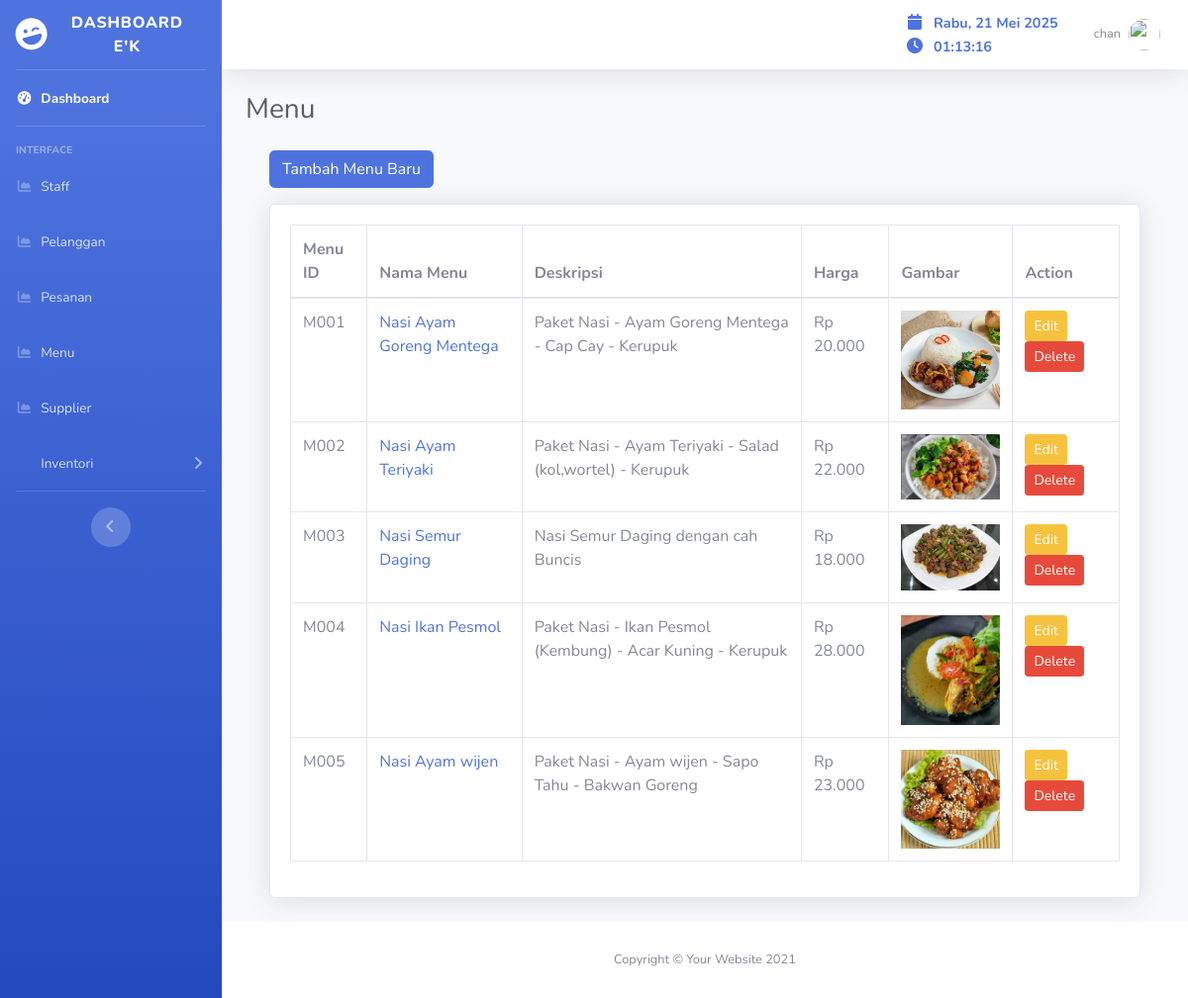
Page /menu.php (signed in) on the committed database.
### tables this page shows
CREATE TABLE `menu` (
  `menuID` varchar(4) NOT NULL,
  `namaMenu` varchar(35) NOT NULL,
  `deskripsi` text NOT NULL,
  `harga` int(10) NOT NULL,
  `gambar` text NOT NULL
);

### menu.php (the view, shortened to what this page needs)
<?php
require_once 'includes/config.php';
require_once 'admin/header.php';
require_once 'admin/navbar.php';
function getMenu() {
    global $conn;
    $query = "SELECT menuID, namaMenu, deskripsi, harga, gambar FROM menu";
    return $conn->query($query);
}
$menuList = getMenu();
?>
<div id="content-wrapper" class="d-flex flex-column">
    <div id="content">
        <nav class="navbar navbar-expand navbar-light bg-white topbar mb-4 static-top shadow">
        <ul class="navbar-nav ml-auto">
            <li class="nav-item no-arrow mx-1">
                <div class="nav-link">
                    <span class="mr-2 d-none d-lg-inline text-gray-600">
                        <i class="fas fa-calendar fa-fw"></i>
                        <span id="tanggalHariIni"></span>
                        <br>
                        <i class="fas fa-clock fa-fw"></i>
                        <span id="jamDigital"></span>
                    </span>
                </div>
            </li>
            <li class="nav-item dropdown no-arrow">
                <a class="nav-link dropdown-toggle" href="#" id="userDropdown" role="button"
                    data-toggle="dropdown" aria-haspopup="true" aria-expanded="false">
                    <span class="mr-2 d-none d-lg-inline text-gray-600 small">
                    <?php
                    if (isset($_SESSION['username'])) {
                        echo "" . $_SESSION['username'];
                    } ?>
                    </span>
                    <img class="img-profile rounded-circle"
                        src="img/undraw_profile.svg">
                </a>
            </li>
        </ul>
        </nav>
        <div class="container-fluid">
            <div class="d-sm-flex align-items-center justify-content-between mb-4">
                <h1 class="h3 mb-0 text-gray-800">Menu</h1>
            </div>
            <div class="container">
                <a href="admin/menu/addmenu.php" class="btn btn-primary mb-3">Tambah Menu Baru</a>
                <div class="card shadow mb-4">
                    <div class="card-body">
                        <div class="table-responsive">
                            <table class="table table-bordered" id="dataTable" width="100%" cellspacing="0">
                                <thead>
                                    <tr>
                                        <th>Menu ID</th>
                                        <th>Nama Menu</th>
                                        <th>Deskripsi</th>
                                        <th>Harga</th>
                                        <th>Gambar</th>
                                        <th>Action</th>
                                    </tr>
                                </thead>
                                <tbody>
                                    <?php while ($row = $menuList->fetch_assoc()): ?>
                                        <tr>
                                            <td><?php echo $row['menuID']; ?></td>
                                            <td>
                                                <a href="resep.php?id=<?php echo $row['menuID']; ?>">
                                                    <?php echo htmlspecialchars($row['namaMenu']); ?>
                                                </a>
                                            </td>
                                            <td><?php echo htmlspecialchars($row['deskripsi']); ?></td>
                                            <td>Rp <?php echo number_format($row['harga'], 0, ',', '.'); ?></td>
                                            <td>
                                                <?php if($row['gambar']): ?>
                                                    <img src="image/<?php echo htmlspecialchars($row['gambar']); ?>"
                                                         alt="<?php echo htmlspecialchars($row['namaMenu']); ?>"
                                                         style="max-width: 100px;">
                                                <?php else: ?>
                                                    <span class="text-muted">No image </span>
                                                <?php endif; ?>
                                            </td>
                                            <td>
                                                <a href="admin/menu/editmenu.php?id=<?php echo $row['menuID']; ?>" class="btn btn-warning btn-sm">Edit</a>
                                                <a href="admin/menu/deletemenu.php?id=<?php echo $row['menuID']; ?>" class="btn btn-danger btn-sm" onclick="return confirm('Are you sure you want to delete this menu?');">Delete</a>
                                            </td>
                                        </tr>
                                    <?php endwhile; ?>
                                </tbody>
                            </table>
                        </div>
                    </div>
                </div>
            </div>
        </div>
    </div>
<?php
require_once 'admin/footer.php';
?>

### admin/header.php (shortened to what this page needs)
<!DOCTYPE html>
<html lang="en">
<head>
    <link href="vendor/fontawesome-free/css/all.min.css" rel="stylesheet" type="text/css">
    <link href="admin/css/sb-admin-2.min.css" rel="stylesheet">
    <link href="admin/css/custom.css" rel="stylesheet">
</head>
<body id="page-top">
    <div id="wrapper">

### admin/navbar.php (shortened to what this page needs)
<?php
$role = isset($_SESSION['role']) ? $_SESSION['role'] : 'guest';
?>
<link rel="stylesheet" href="https://cdnjs.cloudflare.com/ajax/libs/font-awesome/6.0.0-beta3/css/all.min.css">
<ul class="navbar-nav bg-gradient-primary sidebar sidebar-dark accordion" id="accordionSidebar">
<a class="sidebar-brand d-flex align-items-center justify-content-center" href="dashboard.php">
    <div class="sidebar-brand-icon rotate-n-15">
        <i class="fas fa-laugh-wink"></i>
    </div>
    <div class="sidebar-brand-text mx-3">Dashboard E'K</div>
</a>
<hr class="sidebar-divider my-0">
<li class="nav-item active">
    <a class="nav-link" href="dashboard.php">
        <i class="fas fa-fw fa-tachometer-alt"></i>
        <span>Dashboard</span></a>
</li>
<hr class="sidebar-divider">
<div class="sidebar-heading">
    Interface
</div>
<?php if ($role == 'owner'): ?>
    <li class="nav-item">
        <a class="nav-link" href="staff.php">
            <i class="fas fa-fw fa-chart-area"></i>
            <span>Staff</span></a>
    </li>
    <li class="nav-item">
        <a class="nav-link" href="pelanggan.php">
            <i class="fas fa-fw fa-chart-area"></i>
            <span>Pelanggan</span></a>
    </li>
<?php endif; ?>
<li class="nav-item">
    <a class="nav-link" href="pesanan.php">
        <i class="fas fa-fw fa-chart-area"></i>
        <span>Pesanan</span></a>
</li>
<li class="nav-item">
    <a class="nav-link" href="menu.php">
        <i class="fas fa-fw fa-chart-area"></i>
        <span>Menu</span></a>
</li>
<li class="nav-item">
    <a class="nav-link" href="supplier.php">
        <i class="fas fa-fw fa-chart-area"></i>
        <span>Supplier</span></a>
</li>
<li class="nav-item">
    <a class="nav-link collapsed" href="#" data-toggle="collapse" data-target="#collapseMenuBaru"
        aria-expanded="true" aria-controls="collapseMenuBaru">
        <span>Inventori</span>
    </a>
</li>
<hr class="sidebar-divider d-none d-md-block">
<div class="text-center d-none d-md-inline">
    <button class="rounded-circle border-0" id="sidebarToggle"></button>
</div>
</ul>

### admin/footer.php
            <footer class="sticky-footer bg-white">
                <div class="container my-auto">
                    <div class="copyright text-center my-auto">
                        <span>Copyright &copy; Your Website 2021</span>
                    </div>
                </div>
            </footer>
        </div>
</body>
</html>

### admin/css/custom.css (style rules this page uses)
#jamDigital, #tanggalHariIni { font-weight: bold; font-size: 0.9em; color: #4e73df; }
.nav-link span { white-space: nowrap; }
.fas.fa-clock, .fas.fa-calendar { margin-right: 5px; color: #4e73df; }

### rows in the picture
menu: menuID "M001", namaMenu "Nasi Ayam Goreng Mentega", deskripsi "Paket Nasi - Ayam Goreng Mentega - Cap Cay - Kerupuk", harga "20.000", gambar (picture)
menu: menuID "M002", namaMenu "Nasi Ayam Teriyaki", deskripsi "Paket Nasi - Ayam Teriyaki - Salad (kol,wortel) - Kerupuk", harga "22.000", gambar (picture)
menu: menuID "M003", namaMenu "Nasi Semur Daging", deskripsi "Nasi Semur Daging dengan cah Buncis", harga "18.000", gambar (picture)
menu: menuID "M004", namaMenu "Nasi Ikan Pesmol", deskripsi "Paket Nasi - Ikan Pesmol (Kembung) - Acar Kuning - Kerupuk", harga "28.000", gambar (picture)
menu: menuID "M005", namaMenu "Nasi Ayam wijen", deskripsi "Paket Nasi - Ayam wijen - Sapo Tahu - Bakwan Goreng", harga "23.000", shows a picture

### other values in the picture
$_SESSION['username'] "chan"
